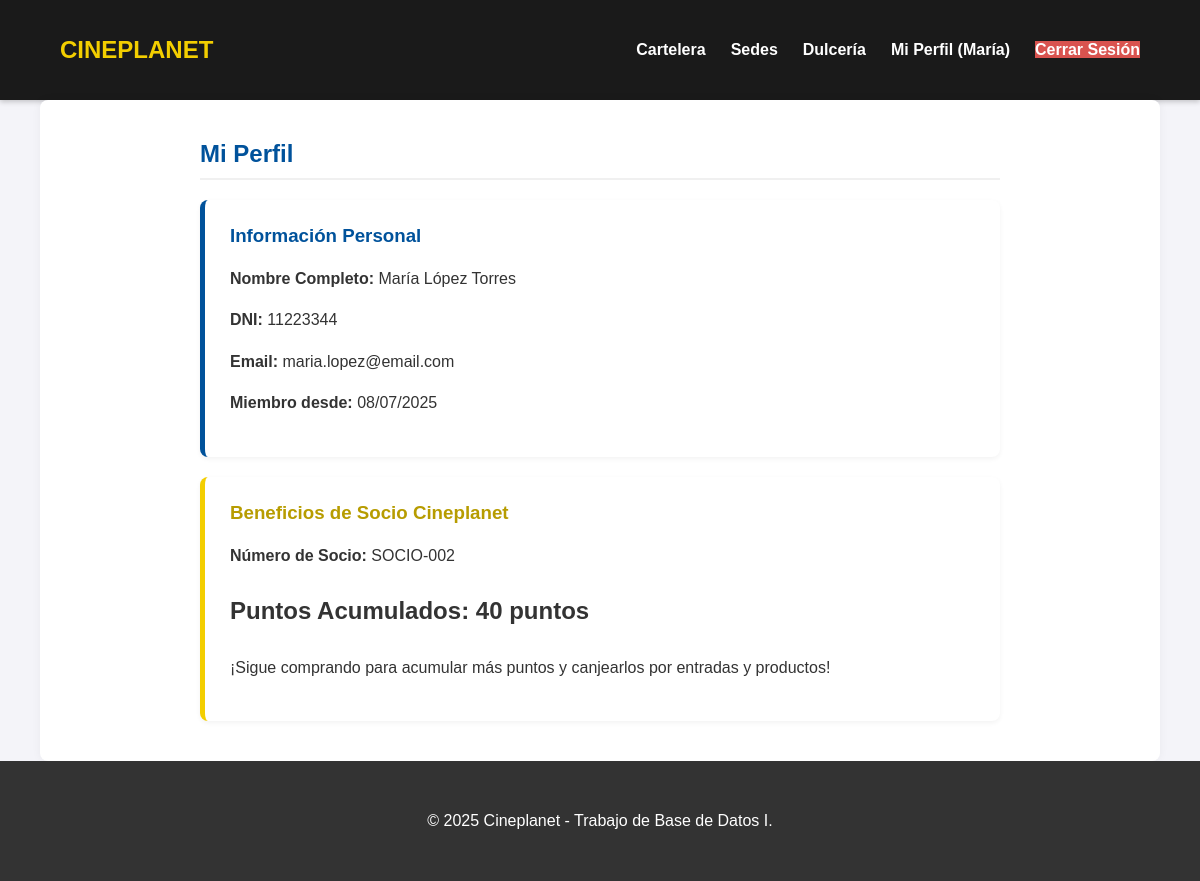
Screenshot of /perfil_socio.php (signed in) with the database file from the repository.
### tables this page shows
CREATE TABLE Socio (
    DNI CHAR(8) PRIMARY KEY,
    numero_socio VARCHAR(20) UNIQUE NOT NULL,
    puntos_acumulados INT DEFAULT 0,
    FOREIGN KEY (DNI) REFERENCES Cliente(DNI) ON DELETE CASCADE  
);

CREATE TABLE Cliente (
    DNI CHAR(8) PRIMARY KEY,
    nombre VARCHAR(100) NOT NULL,
    apellidos VARCHAR(100) NOT NULL,
    email VARCHAR(100) UNIQUE NOT NULL,
    password VARCHAR(255) NOT NULL,  
    es_admin BOOLEAN DEFAULT FALSE,  
    fecha_registro TIMESTAMP DEFAULT CURRENT_TIMESTAMP
);

### perfil_socio.php (the view, shortened to what this page needs)
<?php
require_once 'includes/public_header.php';
$user_dni = $_SESSION['user_dni'];
$sql = "SELECT c.DNI, c.nombre, c.apellidos, c.email, c.fecha_registro,
               s.numero_socio, s.puntos_acumulados
        FROM Cliente c
        LEFT JOIN Socio s ON c.DNI = s.DNI
        WHERE c.DNI = ?";
$stmt = $conn->prepare($sql);
$stmt->bind_param("s", $user_dni);
$stmt->execute();
$result = $stmt->get_result();
if ($result->num_rows > 0) {
    $user_data = $result->fetch_assoc();
} else {
    session_destroy();
    header("Location: login.php");
    exit();
}
?>
<div class="profile-container">
    <h2>Mi Perfil</h2>
    <div class="profile-card">
        <h3>Información Personal</h3>
        <p><strong>Nombre Completo:</strong> <?php echo htmlspecialchars($user_data['nombre'] . ' ' . $user_data['apellidos']); ?></p>
        <p><strong>DNI:</strong> <?php echo htmlspecialchars($user_data['DNI']); ?></p>
        <p><strong>Email:</strong> <?php echo htmlspecialchars($user_data['email']); ?></p>
        <p><strong>Miembro desde:</strong> <?php echo date("d/m/Y", strtotime($user_data['fecha_registro'])); ?></p>
    </div>
    <?php if ($user_data['numero_socio']): ?>
        <div class="profile-card socio-card">
            <h3>Beneficios de Socio Cineplanet</h3>
            <p><strong>Número de Socio:</strong> <?php echo htmlspecialchars($user_data['numero_socio']); ?></p>
            <p class="puntos"><strong>Puntos Acumulados:</strong> <?php echo $user_data['puntos_acumulados']; ?> puntos</p>
            <p>¡Sigue comprando para acumular más puntos y canjearlos por entradas y productos!</p>
        </div>
    <?php endif; ?>
</div>
<?php
require_once 'includes/footer.php';
?>

### css/style.css (style rules this page uses)
body { font-family: Arial, sans-serif; background-color: #f4f4f9; margin: 0; color: #333; display: flex; flex-direction: column; min-height: 100vh; }
h2 { color: #00529b; border-bottom: 2px solid #f0f0f0; padding-bottom: 10px; }
.profile-container { max-width: 800px; margin: 20px auto; }
.profile-card { background-color: #fff; padding: 25px; margin-bottom: 20px; border-radius: 8px; box-shadow: 0 2px 5px rgba(0,0,0,0.05); border-left: 5px solid #00529b; }
.profile-card h3 { margin-top: 0; color: #00529b; }
.profile-card p { line-height: 1.6; }
.socio-card { border-left-color: #f3ce00; }
.socio-card h3 { color: #b79c00; }
.socio-card .puntos { font-size: 1.5rem; font-weight: bold; color: #333; }

### rows the page displays
socio: DNI.apellidos "María López Torres", DNI.DNI "11223344", DNI.email "maria.lopez@email.com", DNI.fecha_registro "08/07/2025", numero_socio "SOCIO-002", puntos_acumulados "40"

### other values shown
$_SESSION['user_nombre'] "María"
